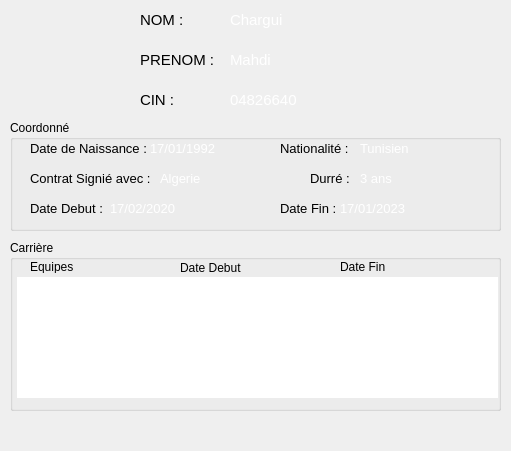
    <widget class="QWidget" name="widget_2" native="true">
     <property name="geometry">
      <rect>
       <x>545</x>
       <y>130</y>
       <width>511</width>
       <height>451</height>
      </rect>
     </property>
     <property name="styleSheet">
      <string notr="true"/>
     </property>
     <widget class="QLabel" name="label_12">
      <property name="geometry">
       <rect>
        <x>10</x>
        <y>10</y>
        <width>101</width>
        <height>101</height>
       </rect>
      </property>
      <property name="text">
       <string/>
      </property>
      <property name="pixmap">
       <pixmap>user.png</pixmap>
      </property>
      <property name="scaledContents">
       <bool>true</bool>
      </property>
     </widget>
     <widget class="QLabel" name="labNomEntre">
      <property name="geometry">
       <rect>
        <x>230</x>
        <y>10</y>
        <width>240</width>
        <height>20</height>
       </rect>
      </property>
      <property name="font">
       <font>
        <pointsize>11</pointsize>
       </font>
      </property>
      <property name="styleSheet">
       <string notr="true">color : white</string>
      </property>
      <property name="text">
       <string>Chargui</string>
      </property>
     </widget>
     <widget class="QGroupBox" name="groupBox_2">
      <property name="geometry">
       <rect>
        <x>10</x>
        <y>120</y>
        <width>491</width>
        <height>111</height>
       </rect>
      </property>
      <property name="title">
       <string>Coordonné</string>
      </property>
      <widget class="QLabel" name="label_29">
       <property name="geometry">
        <rect>
         <x>20</x>
         <y>20</y>
         <width>121</width>
         <height>16</height>
        </rect>
       </property>
       <property name="font">
        <font>
         <pointsize>10</pointsize>
        </font>
       </property>
       <property name="text">
        <string>Date de Naissance :</string>
       </property>
      </widget>
      <widget class="QLabel" name="labNaisEntre">
       <property name="geometry">
        <rect>
         <x>140</x>
         <y>20</y>
         <width>121</width>
         <height>16</height>
        </rect>
       </property>
       <property name="font">
        <font>
         <pointsize>10</pointsize>
        </font>
       </property>
       <property name="styleSheet">
        <string notr="true">color : white</string>
       </property>
       <property name="text">
        <string>17/01/1992</string>
       </property>
      </widget>
      <widget class="QLabel" name="label_31">
       <property name="geometry">
        <rect>
         <x>270</x>
         <y>20</y>
         <width>71</width>
         <height>16</height>
        </rect>
       </property>
       <property name="font">
        <font>
         <pointsize>10</pointsize>
        </font>
       </property>
       <property name="text">
        <string>Nationalité :</string>
       </property>
      </widget>
      <widget class="QLabel" name="labNatioEntre">
       <property name="geometry">
        <rect>
         <x>350</x>
         <y>20</y>
         <width>121</width>
         <height>16</height>
        </rect>
       </property>
       <property name="font">
        <font>
         <pointsize>10</pointsize>
        </font>
       </property>
       <property name="styleSheet">
        <string notr="true">color : white</string>
       </property>
       <property name="text">
        <string>Tunisien</string>
       </property>
      </widget>
      <widget class="QLabel" name="label_35">
       <property name="geometry">
        <rect>
         <x>20</x>
         <y>50</y>
         <width>121</width>
         <height>16</height>
        </rect>
       </property>
       <property name="font">
        <font>
         <pointsize>10</pointsize>
        </font>
       </property>
       <property name="text">
        <string>Contrat Signié avec :</string>
       </property>
      </widget>
      <widget class="QLabel" name="labContratEntre">
       <property name="geometry">
        <rect>
         <x>150</x>
         <y>50</y>
         <width>151</width>
         <height>16</height>
        </rect>
       </property>
       <property name="font">
        <font>
         <pointsize>10</pointsize>
        </font>
       </property>
       <property name="styleSheet">
        <string notr="true">color : white</string>
       </property>
       <property name="text">
        <string>Algerie</string>
       </property>
      </widget>
      <widget class="QLabel" name="label_37">
       <property name="geometry">
        <rect>
         <x>20</x>
         <y>80</y>
         <width>81</width>
         <height>16</height>
        </rect>
       </property>
       <property name="font">
        <font>
         <pointsize>10</pointsize>
        </font>
       </property>
       <property name="text">
        <string>Date Debut :</string>
       </property>
      </widget>
      <widget class="QLabel" name="labDebutEntre">
       <property name="geometry">
        <rect>
         <x>100</x>
         <y>80</y>
         <width>71</width>
         <height>16</height>
        </rect>
       </property>
       <property name="font">
        <font>
         <pointsize>10</pointsize>
        </font>
       </property>
       <property name="styleSheet">
        <string notr="true">color : white</string>
       </property>
       <property name="text">
        <string>17/02/2020</string>
       </property>
      </widget>
      <widget class="QLabel" name="labFinEntre">
       <property name="geometry">
        <rect>
         <x>330</x>
         <y>80</y>
         <width>71</width>
         <height>16</height>
        </rect>
       </property>
       <property name="font">
        <font>
         <pointsize>10</pointsize>
        </font>
       </property>
       <property name="styleSheet">
        <string notr="true">color : white</string>
       </property>
       <property name="text">
        <string>17/01/2023</string>
       </property>
      </widget>
      <widget class="QLabel" name="label_41">
       <property name="geometry">
        <rect>
         <x>270</x>
         <y>80</y>
         <width>61</width>
         <height>16</height>
        </rect>
       </property>
       <property name="font">
        <font>
         <pointsize>10</pointsize>
        </font>
       </property>
       <property name="text">
        <string>Date Fin :</string>
       </property>
      </widget>
      <widget class="QLabel" name="label_42">
       <property name="geometry">
        <rect>
         <x>300</x>
         <y>50</y>
         <width>51</width>
         <height>16</height>
        </rect>
       </property>
       <property name="font">
        <font>
         <pointsize>10</pointsize>
        </font>
       </property>
       <property name="text">
        <string>Durré :</string>
       </property>
      </widget>
      <widget class="QLabel" name="labDurEntre">
       <property name="geometry">
        <rect>
         <x>350</x>
         <y>50</y>
         <width>121</width>
         <height>16</height>
        </rect>
       </property>
       <property name="font">
        <font>
         <pointsize>10</pointsize>
        </font>
       </property>
       <property name="styleSheet">
        <string notr="true">color : white</string>
       </property>
       <property name="text">
        <string>3 ans</string>
       </property>
      </widget>
     </widget>
     <widget class="QGroupBox" name="groupBox_4">
      <property name="geometry">
       <rect>
        <x>10</x>
        <y>240</y>
        <width>491</width>
        <height>171</height>
       </rect>
      </property>
      <property name="title">
       <string>Carrière</string>
      </property>
      <widget class="QTableWidget" name="ListCarrier">
       <property name="geometry">
        <rect>
         <x>7</x>
         <y>37</y>
         <width>481</width>
         <height>121</height>
        </rect>
       </property>
       <property name="styleSheet">
        <string notr="true">color:white</string>
       </property>
       <property name="frameShape">
        <enum>QFrame::NoFrame</enum>
       </property>
       <property name="lineWidth">
        <number>0</number>
       </property>
       <property name="horizontalScrollBarPolicy">
        <enum>Qt::ScrollBarAlwaysOff</enum>
       </property>
       <property name="selectionMode">
        <enum>QAbstractItemView::NoSelection</enum>
       </property>
       <property name="textElideMode">
        <enum>Qt::ElideNone</enum>
       </property>
       <property name="gridStyle">
        <enum>Qt::NoPen</enum>
       </property>
       <property name="columnCount">
        <number>3</number>
       </property>
       <attribute name="horizontalHeaderVisible">
        <bool>false</bool>
       </attribute>
       <attribute name="horizontalHeaderDefaultSectionSize">
        <number>156</number>
       </attribute>
       <attribute name="horizontalHeaderHighlightSections">
        <bool>true</bool>
       </attribute>
       <attribute name="verticalHeaderVisible">
        <bool>false</bool>
       </attribute>
       <attribute name="verticalHeaderDefaultSectionSize">
        <number>35</number>
       </attribute>
       <row>
        <property name="text">
         <string>Nouvelle ligne</string>
        </property>
       </row>
       <row>
        <property name="text">
         <string>Nouvelle ligne</string>
        </property>
       </row>
       <row>
        <property name="text">
         <string>Nouvelle ligne</string>
        </property>
       </row>
       <column/>
       <column/>
       <column/>
       <item row="0" column="0">
        <property name="text">
         <string>Algerie</string>
        </property>
        <property name="icon">
         <iconset>
          <normaloff>48/Algeria.png</normaloff>48/Algeria.png</iconset>
        </property>
       </item>
       <item row="0" column="1">
        <property name="text">
         <string>17/02/2020</string>
        </property>
       </item>
       <item row="0" column="2">
        <property name="text">
         <string>17/01/2023</string>
        </property>
       </item>
       <item row="1" column="0">
        <property name="text">
         <string>Slouvakia</string>
        </property>
        <property name="icon">
         <iconset>
          <normaloff>48/Slovakia.png</normaloff>48/Slovakia.png</iconset>
        </property>
       </item>
       <item row="1" column="1">
        <property name="text">
         <string>01/06/2015</string>
        </property>
       </item>
       <item row="1" column="2">
        <property name="text">
         <string>30/12/2017</string>
        </property>
       </item>
       <item row="2" column="0">
        <property name="text">
         <string>Belgium</string>
        </property>
        <property name="icon">
         <iconset>
          <normaloff>48/Belgium.png</normaloff>48/Belgium.png</iconset>
        </property>
       </item>
       <item row="2" column="1">
        <property name="text">
         <string>18/05/2010</string>
        </property>
       </item>
       <item row="2" column="2">
        <property name="text">
         <string>15/05/2015</string>
        </property>
       </item>
      </widget>
      <widget class="QLabel" name="label_20">
       <property name="geometry">
        <rect>
         <x>20</x>
         <y>20</y>
         <width>47</width>
         <height>13</height>
        </rect>
       </property>
       <property name="text">
        <string>Equipes</string>
       </property>
      </widget>
      <widget class="QLabel" name="label_33">
       <property name="geometry">
        <rect>
         <x>170</x>
         <y>20</y>
         <width>61</width>
         <height>16</height>
        </rect>
       </property>
       <property name="text">
        <string>Date Debut</string>
       </property>
      </widget>
      <widget class="QLabel" name="label_38">
       <property name="geometry">
        <rect>
         <x>330</x>
         <y>20</y>
         <width>47</width>
         <height>13</height>
        </rect>
       </property>
       <property name="text">
        <string>Date Fin</string>
       </property>
      </widget>
     </widget>
     <widget class="QLabel" name="label_47">
      <property name="geometry">
       <rect>
        <x>140</x>
        <y>10</y>
        <width>61</width>
        <height>20</height>
       </rect>
      </property>
      <property name="font">
       <font>
        <pointsize>11</pointsize>
       </font>
      </property>
      <property name="text">
       <string>NOM :</string>
      </property>
     </widget>
     <widget class="QLabel" name="labCinEntre">
      <property name="geometry">
       <rect>
        <x>230</x>
        <y>90</y>
        <width>240</width>
        <height>20</height>
       </rect>
      </property>
      <property name="font">
       <font>
        <pointsize>11</pointsize>
       </font>
      </property>
      <property name="styleSheet">
       <string notr="true">color : white</string>
      </property>
      <property name="text">
       <string>04826640</string>
      </property>
     </widget>
     <widget class="QLabel" name="label_48">
      <property name="geometry">
       <rect>
        <x>140</x>
        <y>90</y>
        <width>61</width>
        <height>20</height>
       </rect>
      </property>
      <property name="font">
       <font>
        <pointsize>11</pointsize>
       </font>
      </property>
      <property name="text">
       <string>CIN :</string>
      </property>
     </widget>
     <widget class="QLabel" name="labPrenomEntre">
      <property name="geometry">
       <rect>
        <x>230</x>
        <y>50</y>
        <width>240</width>
        <height>20</height>
       </rect>
      </property>
      <property name="font">
       <font>
        <pointsize>11</pointsize>
       </font>
      </property>
      <property name="styleSheet">
       <string notr="true">color : white</string>
      </property>
      <property name="text">
       <string>Mahdi</string>
      </property>
     </widget>
     <widget class="QLabel" name="label_49">
      <property name="geometry">
       <rect>
        <x>140</x>
        <y>50</y>
        <width>81</width>
        <height>20</height>
       </rect>
      </property>
      <property name="font">
       <font>
        <pointsize>11</pointsize>
       </font>
      </property>
      <property name="text">
       <string>PRENOM :</string>
      </property>
     </widget>
    </widget>
